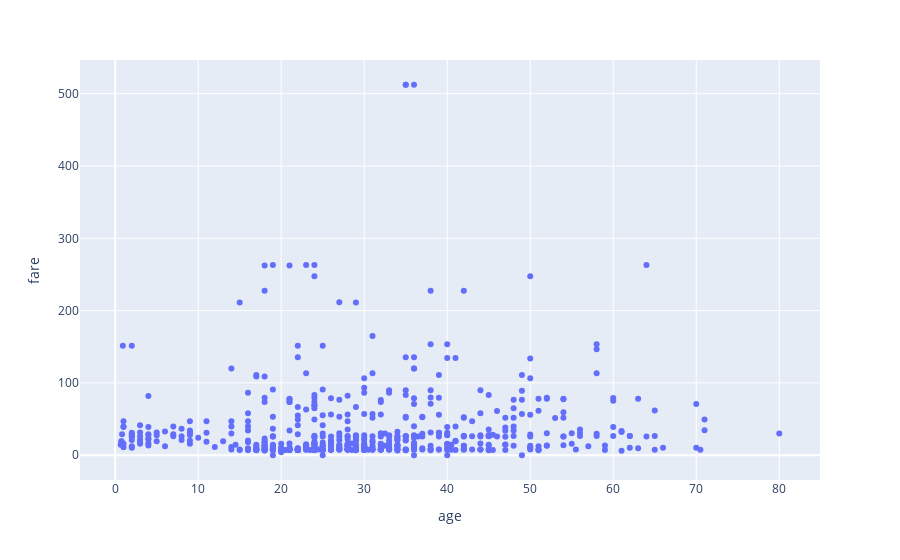

The code cell stored with this chart in its notebook:
### Markdown cell above
## 9. Let's see how age and fare are related

### Code cell
# create a graph and find relationship between age and fare
fig = px.scatter(df1, x = 'age', y = 'fare') # bar is from plotly library
fig.show()

### Figure 1 — Plotly figure (JSON) as saved in the notebook; plotly's stock layout.template omitted (floating-point values rounded to 4 significant figures; data arrays with more than 128 entries replaced by an {"elided": "..."} marker saying what was removed)
{"data": [{"hovertemplate": "age=%{x}<br>fare=%{y}<extra></extra>", "legendgroup": "", "marker": {"color": "#636efa", "symbol": "circle"}, "mode": "markers", "name": "", "orientation": "v", "showlegend": false, "type": "scatter", "x": {"elided": "768 float values"}, "xaxis": "x", "y": {"elided": "768 float values"}, "yaxis": "y"}], "layout": {"legend": {"tracegroupgap": 0}, "margin": {"t": 60}, "xaxis": {"anchor": "y", "domain": [0, 1], "title": {"text": "age"}}, "yaxis": {"anchor": "x", "domain": [0, 1], "title": {"text": "fare"}}}}
